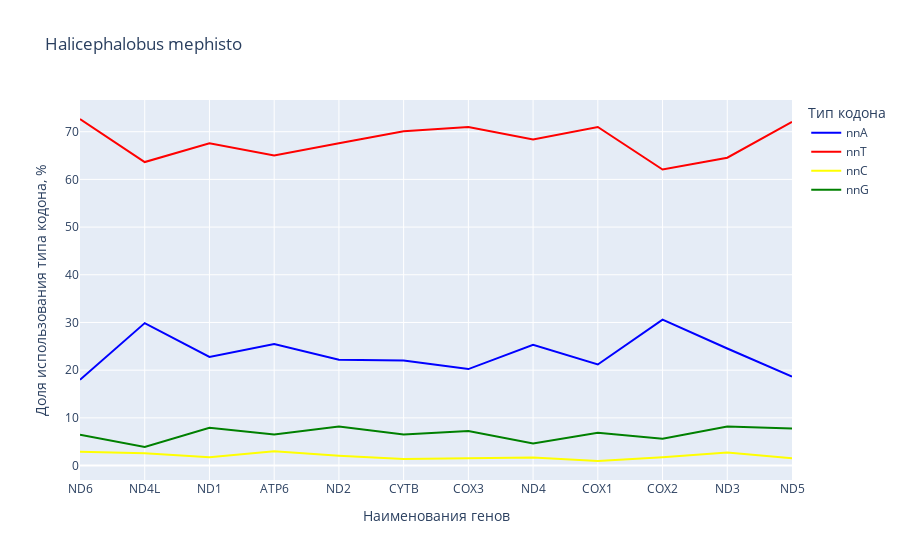

Write notebook code for a chart like this one.
### Code cell
ff_hm_tbss = px.line(ffhmce[ffhmce['OrganismName'] == 'Halicephalobus mephisto'], 
                     x='GenName', y='nnN_value',
                    color = 'nnN_type',               color_discrete_map={
                'nnT': "red",
                'nnC': "yellow",
                'nnG': "green",
                'nnA': "blue"}, title = 'Halicephalobus mephisto',
                 labels={'GenName': 'Наименования генов', 'nnN_value': 'Доля использования типа кодона, %', 'nnN_type':'Тип кодона'})
ff_hm_tbss.show()

### Figure 1 — Plotly figure (JSON) as saved in the notebook; plotly's stock layout.template omitted (floating-point values rounded to 4 significant figures)
{"data": [{"hovertemplate": "Тип кодона=nnA<br>Наименования генов=%{x}<br>Доля использования типа кодона, %=%{y}<extra></extra>", "legendgroup": "nnA", "line": {"color": "blue", "dash": "solid"}, "marker": {"symbol": "circle"}, "mode": "lines", "name": "nnA", "orientation": "v", "showlegend": true, "type": "scatter", "x": ["ND6", "ND4L", "ND1", "ATP6", "ND2", "CYTB", "COX3", "ND4", "COX1", "COX2", "ND3", "ND5"], "xaxis": "x", "y": [17.99, 29.87, 22.76, 25.5, 22.18, 22.01, 20.23, 25.3, 21.18, 30.6, 24.55, 18.64], "yaxis": "y"}, {"hovertemplate": "Тип кодона=nnT<br>Наименования генов=%{x}<br>Доля использования типа кодона, %=%{y}<extra></extra>", "legendgroup": "nnT", "line": {"color": "red", "dash": "solid"}, "marker": {"symbol": "circle"}, "mode": "lines", "name": "nnT", "orientation": "v", "showlegend": true, "type": "scatter", "x": ["ND6", "ND4L", "ND1", "ATP6", "ND2", "CYTB", "COX3", "ND4", "COX1", "COX2", "ND3", "ND5"], "xaxis": "x", "y": [72.66, 63.64, 67.59, 65, 67.58, 70.11, 70.99, 68.37, 70.99, 62.07, 64.55, 72.04], "yaxis": "y"}, {"hovertemplate": "Тип кодона=nnC<br>Наименования генов=%{x}<br>Доля использования типа кодона, %=%{y}<extra></extra>", "legendgroup": "nnC", "line": {"color": "yellow", "dash": "solid"}, "marker": {"symbol": "circle"}, "mode": "lines", "name": "nnC", "orientation": "v", "showlegend": true, "type": "scatter", "x": ["ND6", "ND4L", "ND1", "ATP6", "ND2", "CYTB", "COX3", "ND4", "COX1", "COX2", "ND3", "ND5"], "xaxis": "x", "y": [2.878, 2.597, 1.724, 3, 2.048, 1.359, 1.527, 1.703, 0.9542, 1.724, 2.727, 1.553], "yaxis": "y"}, {"hovertemplate": "Тип кодона=nnG<br>Наименования генов=%{x}<br>Доля использования типа кодона, %=%{y}<extra></extra>", "legendgroup": "nnG", "line": {"color": "green", "dash": "solid"}, "marker": {"symbol": "circle"}, "mode": "lines", "name": "nnG", "orientation": "v", "showlegend": true, "type": "scatter", "x": ["ND6", "ND4L", "ND1", "ATP6", "ND2", "CYTB", "COX3", "ND4", "COX1", "COX2", "ND3", "ND5"], "xaxis": "x", "y": [6.475, 3.896, 7.931, 6.5, 8.191, 6.522, 7.252, 4.623, 6.87, 5.603, 8.182, 7.767], "yaxis": "y"}], "layout": {"legend": {"title": {"text": "Тип кодона"}, "tracegroupgap": 0}, "title": {"text": "Halicephalobus mephisto"}, "xaxis": {"anchor": "y", "domain": [0, 1], "title": {"text": "Наименования генов"}}, "yaxis": {"anchor": "x", "domain": [0, 1], "title": {"text": "Доля использования типа кодона, %"}}}}
